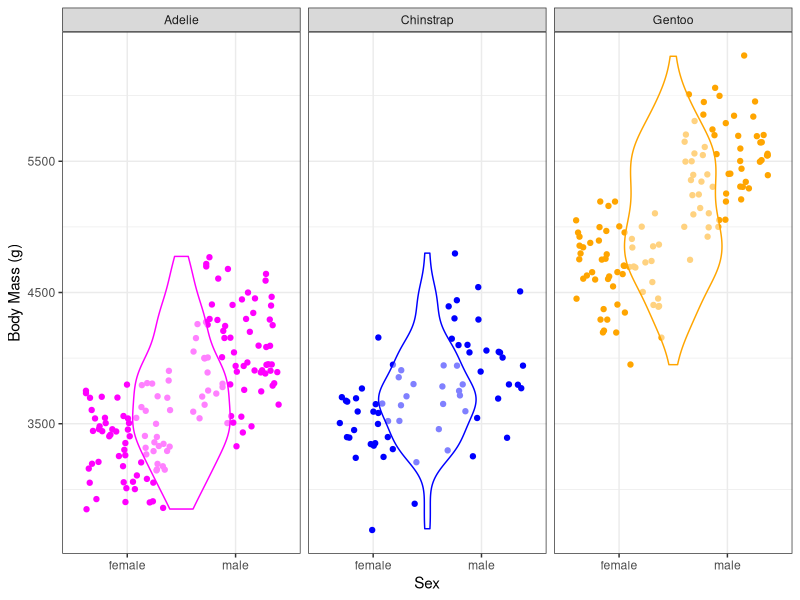
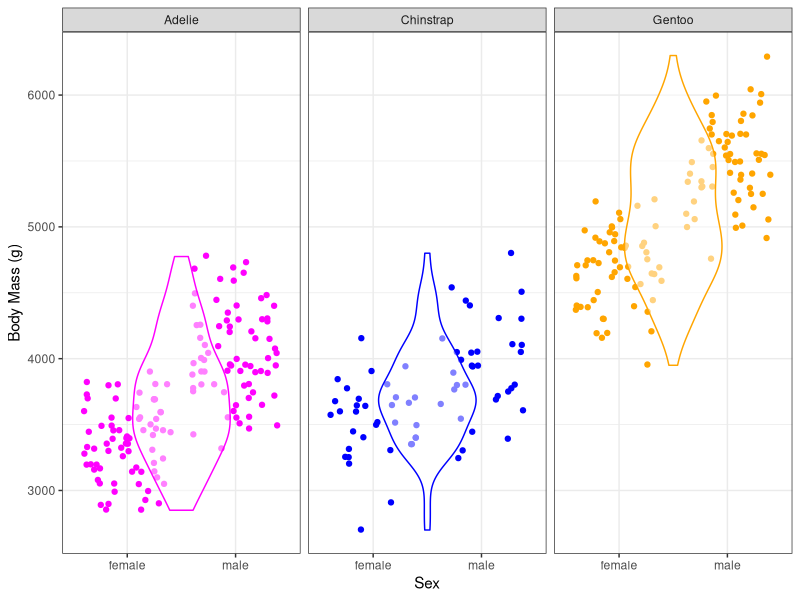

R code for these plots, in order:
#intro-------------
#Script for creating a plot in 1 hr for homework w palmerpenguins data
#created by: Diana Gao
#Created on: 2024/9/16


#libraries----------
library("palmerpenguins")
library("tidyverse")
library("here")
library("ggthemes")

#look @ data + store it as r object---------------
#glimpse(penguins) # tells you rows, columns, with names and datatype, and glimpse of data
view(penguins) # look at penguins dataset fully
#penguins <- penguins

#analysis----------
# Calculate the mean and the standard deviation for M and F penguins' body mass
my_sum <- subset(penguins, !is.na(sex)) %>%
  group_by(species, sex) %>%
  summarise( 
    mean=mean(body_mass_g),
    sd=sd(body_mass_g)
  )

#make a body mass vs sex violin plot, with separate plots for each sp
ggplot(subset(penguins, !is.na(sex)), # remove data where sex is NA
       mapping = aes(x = sex, # use sex for x axis
                     y = body_mass_g, # use body mass for y axis
                     group = species, # group above data by species
                     color = species)) + # then label each sex diff colors
  geom_jitter() + # use jitterplot
  geom_violin(alpha = 0.5,) + # also violin plot
  #geom_errorbar(aes(x = sex, ymin=mean-sd, ymax=mean+sd)) + #also add error bars w +/-1 standard deviation, but this isnt working? 
  labs(x = "Sex", 
       y = "Body Mass (g)" # changing x and y axis labels
  ) + 
  facet_wrap(~ species, ncol=3) + # facet, ncol=3 means make it two columns
  scale_color_manual(values = c("magenta", "blue", "orange")) + # colors are from viridis
  theme_bw() + #bw theme
  theme(legend.position="none") # remove the legend

#export plot
ggsave(here("week3", "output", "penguinplot_HW.png"), 
       width = 7, height = 5)
